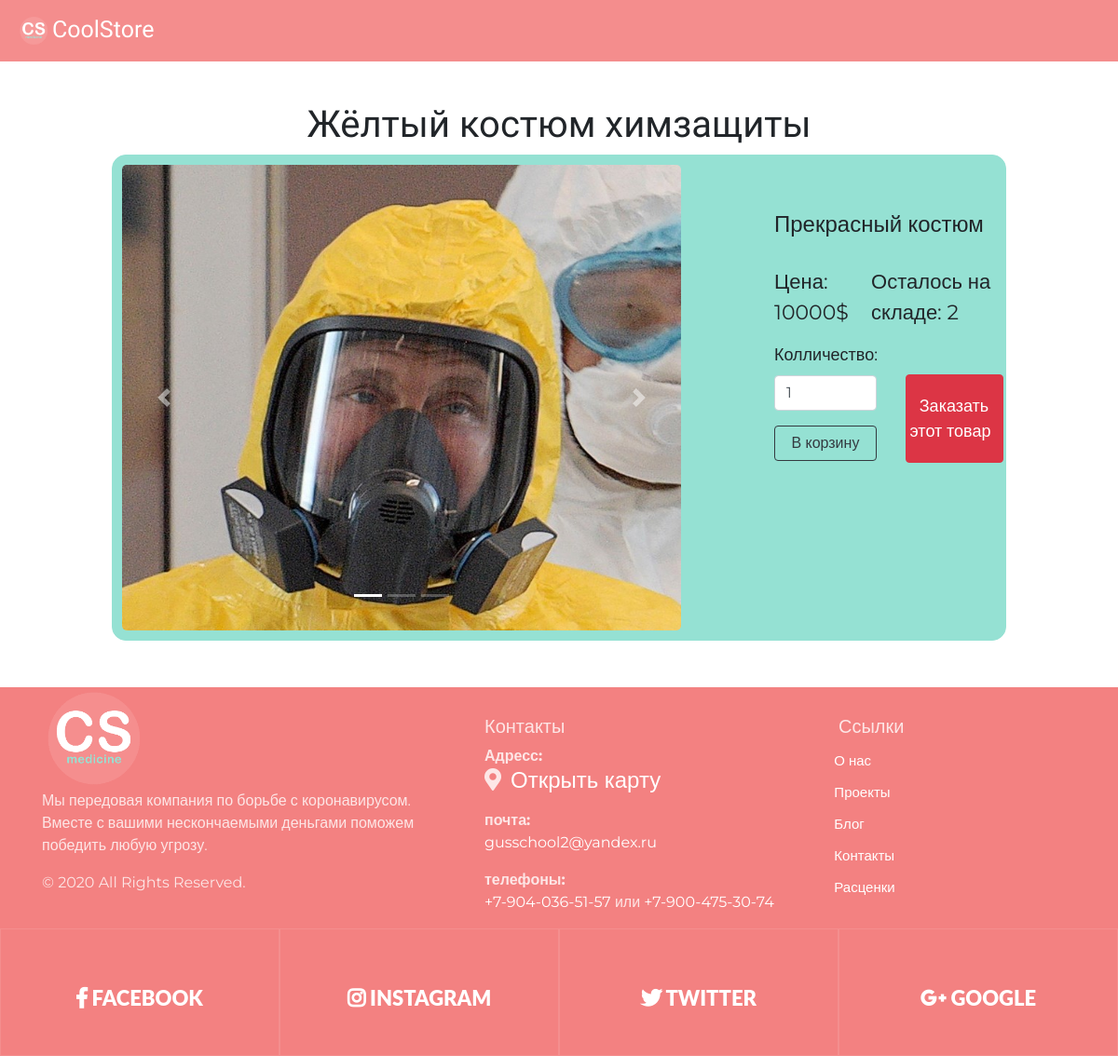
The page /product/7 on the database its author committed.
### data/products.py (models this page shows, shortened)
class Products(SqlAlchemyBase, UserMixin, SerializerMixin):
    __tablename__ = 'products'
    id = sqlalchemy.Column(sqlalchemy.Integer, primary_key=True, autoincrement=True)
    title = sqlalchemy.Column(sqlalchemy.String, nullable=True)
    about = sqlalchemy.Column(sqlalchemy.String, nullable=True)
    price = sqlalchemy.Column(sqlalchemy.Integer, nullable=True)
    existence = sqlalchemy.Column(sqlalchemy.Boolean, default=True)
    still_have = sqlalchemy.Column(sqlalchemy.Integer, nullable=True)

### main.py (the view, shortened to what this page needs)
@app.route('/product/<int:product_id>', methods=['GET', 'POST'])
def product(product_id):
    form = Buy()
    if current_user.is_authenticated:
        filename = get_profile_img()
    else:
        filename = 'profilem'
    sessions = db_session.create_session()
    prod = sessions.query(products.Products).get(product_id)
    return render_template('product.html', prod=prod, filename=filename,
                           basket_count=session.get('basket_count', 0), title=prod.title,
                           form=form)

### main.py
class Buy(FlaskForm):
    count = IntegerField('Колличество:', validators=[DataRequired(), NumberRange(1)],
                         default=1)
    submit = SubmitField('В корзину')

### data/db_session.py (called while the page is built)
def create_session() -> Session:
    global __factory
    return __factory()

### templates/product.html (shortened to what this page needs)
{% extends 'base.html' %}
{% block content %}
<div class="product">
    <div id="demo" class="carousel slide" data-ride="carousel">
        <ul class="carousel-indicators">
            <li data-target="#demo" data-slide-to="0" class="active"></li>
            <li data-target="#demo" data-slide-to="1"></li>
            <li data-target="#demo" data-slide-to="2"></li>
        </ul>
        <div class="carousel-inner">
            <div class="carousel-item active">
                <img src="/static/img/product_icons/{{ prod.id }}_1.jpg" width="600px"
                     height="500px">
            </div>
        </div>
        <a class="carousel-control-prev" href="#demo" data-slide="prev">
            <span class="carousel-control-prev-icon"></span>
        </a>
        <a class="carousel-control-next" href="#demo" data-slide="next">
            <span class="carousel-control-next-icon"></span>
        </a>
    </div>
    <div style="margin: 50px; padding-left: 50px">
        <h4 style="margin-bottom: 30px;">{{ prod.about }}</h4>
        <div style="display: flex;">
            <div style="font-size: 22px; margin-right: 15px;">Цена: {{ prod.price }}$</div>
            <div style="font-size: 22px;">Осталось на складе: {{ prod.still_have }}</div>
        </div>
        <form action="" method="post">
            <div style="display: flex;">
                <div style="display: block">
                    <p>
                    <div style="font-size: 18px">{{ form.count.label }}</div>
                    {{ form.count(type="number", style='width: 110px; margin-bottom: 5px;',
                    class="form-control",
                    id="validationDefault01") }}
                    </p>
                    <p style="margin-top: 0px;">{{ form.submit(type="submit", class="btn
                        btn-outline-dark", style='width: 110px')
                        }}
                    </p>
                </div>
                <a href="/buy_now/{{ prod.id }}" class="btn btn-danger"
                   style="width: 105px; height: 95px; margin-top: 50px; margin-left: 30px;
                   color: white; font-size: 18px; padding-top: 20px; padding-left: 3px;">
                    <div style="margin-left: 8px;">Заказать</div>
                    <div>этот товар</div>
                </a>
            </div>
        </form>
    </div>
</div>
{% endblock %}

### templates/base.html (shortened to what this page needs)
<!DOCTYPE html>
<html lang="en">
<head>
    <link rel="stylesheet" href="https://use.fontawesome.com/releases/v5.7.2/css/all.css"
>
    <link rel="stylesheet" href="../../static/css/style.css">
    <link rel="stylesheet"
          href="https://stackpath.bootstrapcdn.com/bootstrap/4.4.1/css/bootstrap.min.css"
>
    <link rel="stylesheet"
          href="https://maxcdn.bootstrapcdn.com/bootstrap/4.1.0/css/bootstrap.min.css">
    <link href="//maxcdn.bootstrapcdn.com/bootstrap/4.1.1/css/bootstrap.min.css" rel="stylesheet"
          id="bootstrap-css">
</head>
<body style="font-family: 'Montserrat', sans-serif;">
<header class="header">
    <nav class="navbar navbar-expand-lg navbar-light" style="background-color: #f38181;">
        <a class="navbar-brand" href="/" style="font-size: 25px; color: white; font-family:
        'Kaushan Script', cursive; display: flex;">
            <img class="brand-logo-light" src="/static/img/new_icon.png"
                 alt="Логотип" width="30" height="30" style="margin: 5px;">
            <div>CoolStore</div>
        </a>
    </nav>
</header>
<h1 align="center" style="margin-top: 110px; font-family: 'Kaushan Script', cursive;">
    {{ title }}
</h1>
{% block content %}
{% endblock %}
<footer class="section footer-classic context-dark bg-image"
        style="background: #f38181; margin-top: 50px;">
    <div class="container">
        <div class="row row-30">
            <div class="col-md-4 col-xl-5">
                <div class="pr-xl-4"><a class="brand" href="#">
                    <img class="brand-logo-light" src="/static/img/new_icon.png" alt="Логотип"
                         width="100" height="100" style="margin: 5px;"></a>
                    <p>Мы передовая компания по борьбе с коронавирусом.
                        Вместе с вашими нескончаемыми деньгами поможем победить любую угрозу.</p>
                    <p class="rights"><span>©  </span><span class="copyright-year">2020</span><span>
                </span><span>All Rights Reserved.</span></p>
                </div>
            </div>
            <div class="col-md-4" style="padding-top: 30px">
                <h5>Контакты</h5>
                <dl class="contact-list">
                    <dt>Адресс:</dt>
                    <dd>
                        <h4 style="display: flex" class="map__title">
                            <div><i class="fas fa-map-marker-alt"></i></div>
                            <a style="padding-left: 10px"
                               href="https://clck.ru/MkGYr"
                               target="_blank">Открыть карту</a>
                        </h4>
                    </dd>
                </dl>
                <dl class="contact-list">
                    <dt>почта:</dt>
                    <dd><a href="mailto:#">gusschool2@yandex.ru</a></dd>
                </dl>
                <dl class="contact-list">
                    <dt>телефоны:</dt>
                    <dd><a href="tel:#">+7-904-036-51-57</a> <span>или</span>
                        <a href="tel:#">+7-900-475-30-74</a>
                    </dd>
                </dl>
            </div>
            <div class="col-md-4 col-xl-3" style="padding-top: 30px">
                <h5>Ссылки</h5>
                <ul class="nav-list">
                    <li><a class="footer_href" href="#">О нас</a></li>
                    <li><a class="footer_href" href="#">Проекты</a></li>
                    <li><a class="footer_href" href="#">Блог</a></li>
                    <li><a class="footer_href" href="#">Контакты</a></li>
                    <li><a class="footer_href" href="#">Расценки</a></li>
                </ul>
            </div>
        </div>
    </div>
    <div class="row no-gutters social-container">
        <div class="col"><a class="social-inner" href="https:\www.facebook.com"
                            style="padding-bottom: 50px;" target="_blank"><span
                class="icon mdi mdi-facebook"></span><span style="font-size: 22px;"><i
                class="fab fa-facebook-f"></i>  Facebook</span></a></div>
        <div class="col"><a class="social-inner" href="https:\www.instagram.com"
                            target="_blank"><span
                class="icon mdi mdi-instagram"></span><span style="font-size: 22px;"><i
                class="fab fa-instagram"></i>  instagram</span></a></div>
        <div class="col"><a class="social-inner" href="https:\twitter.com" target="_blank"><span
                class="icon mdi mdi-twitter"></span><span style="font-size: 22px;"><i
                class="fab fa-twitter"></i>  twitter</span></a></div>
        <div class="col"><a class="social-inner" href="https:\www.google.com" target="_blank"><span
                class="icon mdi mdi-youtube-play"></span><span style="font-size: 22px;"><i
                class="fab fa-google-plus-g"></i>  google</span></a></div>
    </div>
</footer>
</body>
</html>

### static/css/style.css (style rules this page uses)
.icon { width: 40px; height: 40px; margin: 0px; padding: 0px; }
img { border-radius: 5px; }
.header { width: 100%; opacity: .9; z-index: 1000; position: fixed; top: 0; left: 0; right: 0; transform: translate3d(0, 0, 0); }
.product { border: 1px solid #95e1d3; border-radius: 15px; background: #95e1d3; display: flex; margin-left: 10%; margin-right: 10%; margin-bottom: 1%; padding: 10px; }
.context-dark, .bg-gray-dark, .bg-primary { color: rgba(255, 255, 255, 0.8); }
.footer-classic a, .footer-classic a:focus, .footer-classic a:active { color: #ffffff; }
.nav-list li { padding-top: 5px; padding-bottom: 5px; }
ul, ol { list-style: none; padding: 0; margin: 0; }
.social-inner { display: flex; flex-direction: column; align-items: center; width: 100%; padding: 23px; font: 900 13px/1 "Lato", -apple-system, BlinkMacSystemFont, "Segoe UI", Roboto, "Helvetica Neue", Arial, sans-serif; text-transform: uppercase; color: rgba(255, 255, 255, 0.5); }
.social-container .col { border: 1px solid rgba(255, 255, 255, 0.1); }
.nav-list li a:before { content: "\f14f"; font: 400 21px/1 "Material Design Icons"; color: #4d6de6; display: inline-block; vertical-align: baseline; margin-left: -28px; margin-right: 7px; opacity: 0; visibility: hidden; transition: .22s ease; }
.footer_href { color: #ffffff; font-size: 15px; decoration: none; }

### rows shown on the page
Products: title "Жёлтый костюм химзащиты", about "Прекрасный костюм", price "10000", still_have "2"
